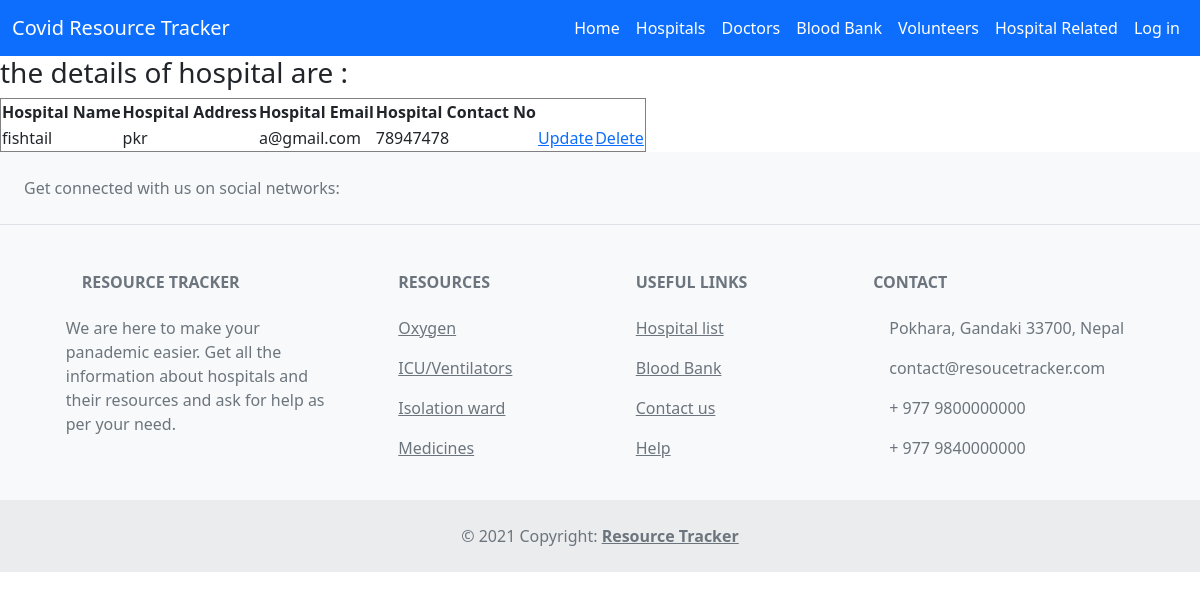
Page /admin_hospital_detail/1/ (signed in) on the earlier database version.
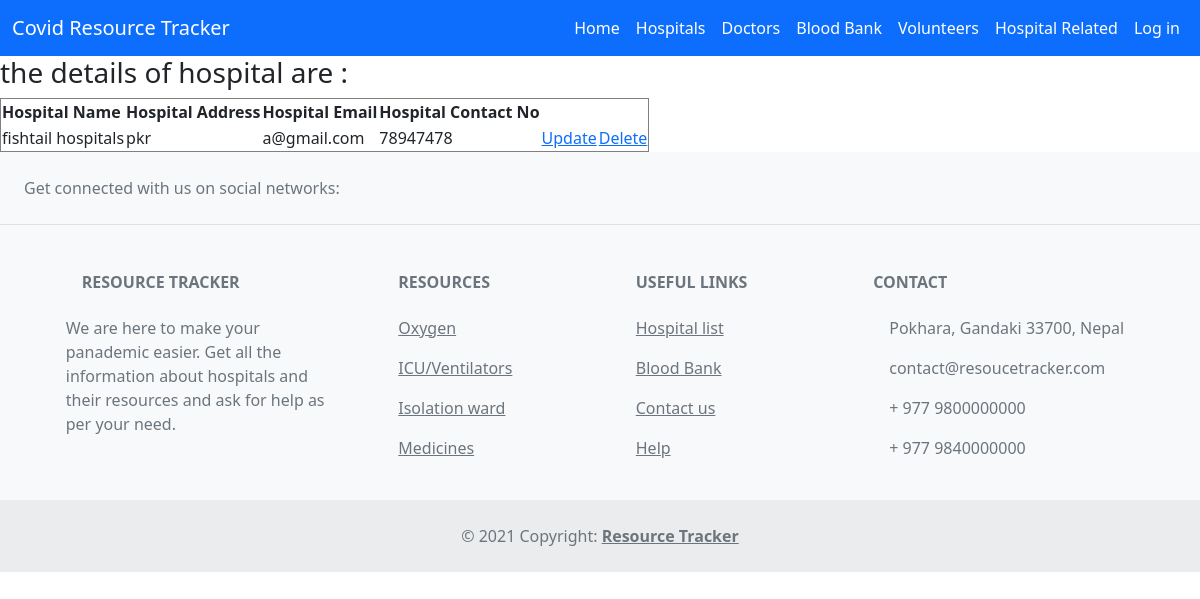
Same page on the later database version.
### apps/models.py (models this page shows, shortened)
class Hospital(models.Model):
    name = models.CharField(max_length=255)
    email = models.EmailField(unique=True)
    address = models.CharField(max_length=255)
    contact_no = models.CharField(max_length=15)
    hospital_image = models.ImageField(upload_to='hospital_image')

### apps/views.py (the view)
# urls.py: path('admin_hospital_detail/<int:pk>/', admin_hospital_detail, name='admin_hospital_detail'),
@login_required
def admin_hospital_detail(request, pk):
    hospitals = Hospital.objects.get(id=pk)
    context = {
        'hospitals': hospitals,
    }
    return render(request, 'apps/admin_hospital_detail.html', context)

### apps/templates/apps/admin_hospital_detail.html (shortened to what this page needs)
{% extends 'base.html' %}
{% block content %}
<h3>the details of hospital are :</h3>
<table border="1">
    <tr>
        <th>Hospital Name</th>
        <th>Hospital Address</th>
        <th>Hospital Email</th>
        <th>Hospital Contact No</th>
        <th></th>
        <th></th>
    </tr>
    <tr>
        <td>{{ hospitals.name }}</td>
        <td>{{ hospitals.address }}</td>
        <td>{{ hospitals.email }}</td>
        <td>{{ hospitals.contact_no }}</td>
        <td><a href="{% url 'admin_hospital_update' hospitals.pk %}">Update</a>
        </td>
        <td><a href="{% url 'admin_hospital_delete' hospitals.pk %}">Delete</a>
        </td>
    </tr>
</table>
{% endblock content %}

Differences in the rows shown:
changed Hospital "pkr": name "fishtail" → "fishtail hospitals"
